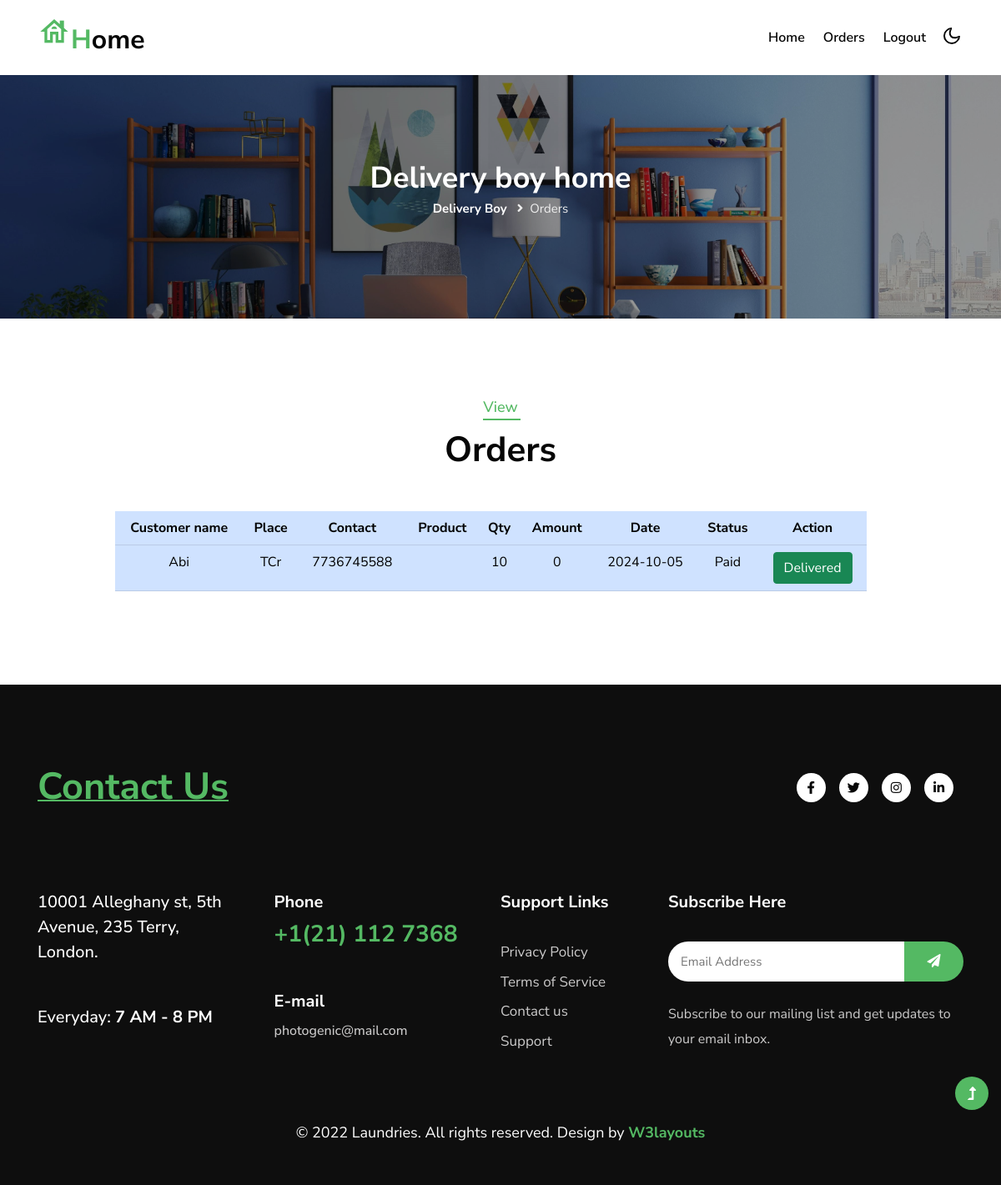
The app's page /dboy/dboy_vw_orders.php (signed in) with its own data.
### tables this page shows
CREATE TABLE `prod_book_rq` (
  `pbr_id` int(10) NOT NULL,
  `date` date DEFAULT current_timestamp(),
  `u_id` int(10) DEFAULT NULL,
  `p_id` int(10) DEFAULT NULL,
  `status` varchar(100) DEFAULT NULL,
  `amount` int(10) DEFAULT NULL,
  `qty` int(10) DEFAULT NULL
);

CREATE TABLE `user_reg` (
  `u_id` int(10) NOT NULL,
  `name` varchar(50) DEFAULT NULL,
  `age` int(10) DEFAULT NULL,
  `email` varchar(50) DEFAULT NULL,
  `place` varchar(50) DEFAULT NULL,
  `phonenumber` bigint(15) DEFAULT NULL,
  `password` varchar(50) DEFAULT NULL,
  `purpose` varchar(50) DEFAULT NULL
);

### dboy/dboy_vw_orders.php (the view, shortened to what this page needs)
<?php
include "dboy_header.php";
include "../connection.php";
$qry = "SELECT * FROM `prod_book_rq` WHERE `status` = 'Paid' ORDER BY (`date`) DESC";
$res = mysqli_query($con,$qry);
?>
    <section class="inner-banner py-5">
        <div class="w3l-breadcrumb py-lg-5">
            <div class="container pt-5 pb-sm-4 pb-2">
                <h4 class="inner-text-title font-weight-bold pt-5">Delivery boy home</h4>
                <ul class="breadcrumbs-custom-path">
                    <li><a href="../index.html">Delivery boy</a></li>
                    <li class="active"><i class="fas fa-angle-right mx-2"></i>Orders</li>
                </ul>
            </div>
        </div>
    </section>
        <section class="w3l-w3l-contacts-12 py-5">
        <div class="contact-top py-lg-5 py-md-4 py-2">
            <div class="container">
                <div class="title-main text-center mx-auto mb-md-5 mb-4" style="max-width:500px;">
                <h5 class="sub-title">View</h5>
                    <h3 class="title-style">Orders</h3>
                </div>
                <div class="row d-flex justify-content-center align-items-center w-100">
                    <div class="col-md-10 contacts12-main">
                    <table class="table table-stripd table-primary text-center">
                        <tr>
                            <th>Customer name</th>
                            <th>Place</th>
                            <th>Contact</th>
                            <th>Product</th>
                            <th>Qty</th>
                            <th>Amount</th>
                            <th>Date</th>
                            <th>Status</th>
                            <th>Action</th>
                        </tr>
                        <?php
                            while($row = mysqli_fetch_array($res))
                            {
                                $cmp_id = $row['p_id'];
                                $qry_for_status = "SELECT * FROM `products` WHERE `p_id` = '$cmp_id'";
                                $status_res = mysqli_query($con,$qry_for_status);
                                $labour = mysqli_fetch_array($status_res);
                                $cid = $row['u_id'];
                                $qry_for_user = "SELECT * FROM `user_reg` WHERE `u_id` = '$cid'";
                                $usern = mysqli_query($con,$qry_for_user);
                                $user = mysqli_fetch_array($usern);
                        ?>
                                <tr>
                                    <td><?php echo $user['name'] ?></td>
                                    <td><?php echo $user['place'] ?></td>
                                    <td><?php echo $user['phonenumber'] ?></td>
                                    <td><?php echo $labour['p_name'] ?></td>
                                    <td><?php echo $row['qty'] ?></td>
                                    <td><?php echo $row['amount'] ?></td>
                                    <td><?php echo $row['date'] ?></td>
                                    <td><?php echo $row['status'] ?></td>
                                    <td>
                                        <?php
                                            if ($row['status'] == 'Paid')
                                            {
                                        ?>
                                                <a href="dboy_actions.php?action=deliverd&brid=<?php echo $row['pbr_id'] ?>&amount=<?php echo $row['amount'] ?>"><button class="btn btn-success">Delivered</button></a>
                                        <?php
                                            }
                                        ?>
                                    </td>
                                </tr>
                        <?php
                            }
                        ?>
                    </table>
                    </div>
                </div>
            </div>
        </div>
    </section>
</body>
<?php
    include "../commonfooter.php";
?>
</html>

### records on screen
prod_book_rq: u.name "Abi", u.place "TCr", u.phonenumber "7736745588", qty "10", amount "0", date "2024-10-05", status "Paid"
